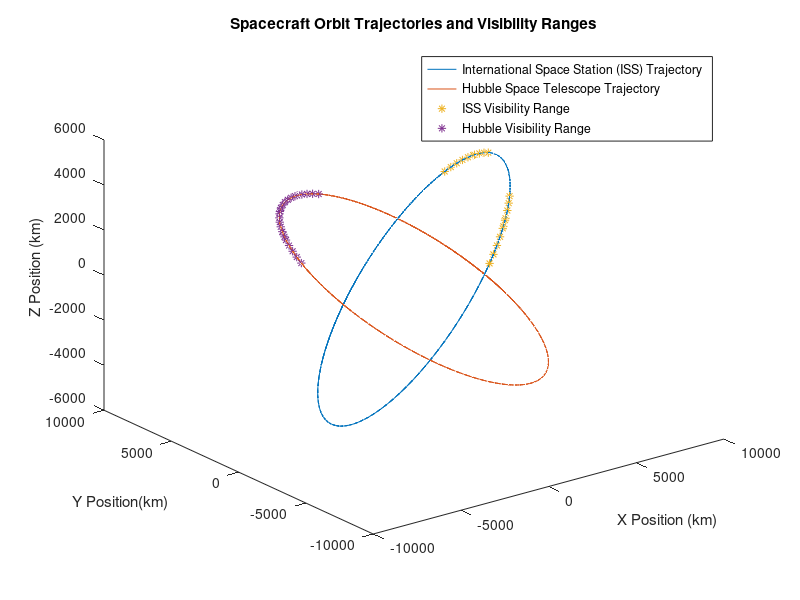

This figure's MATLAB source:
close all; clear all; 

%load files 
sat1pos=load('Sat1Position.csv');
sat2pos=load('Sat2Position.csv');
sat1vis=load('Sat1Visibility.csv');
sat2vis=load('Sat2Visibility.csv');

%create x y and z coordinate vectors
sat1posx=sat1pos(:,1);
sat1posy=sat1pos(:,2);
sat1posz=sat1pos(:,3);

sat2posx=sat2pos(:,1);
sat2posy=sat2pos(:,2);
sat2posz=sat2pos(:,3);

%create logical vectors
logVec1=sat1vis==1;
logVec2=sat2vis==1;

%use logical vector to index
sat1visx=sat1posx(logVec1);
sat1visy=sat1posy(logVec1);
sat1visz=sat1posz(logVec1);

sat2visx=sat2posx(logVec2);
sat2visy=sat2posy(logVec2);
sat2visz=sat2posz(logVec2);

%plot
plot3(sat1posx,sat1posy,sat1posz,sat2posx,sat2posy,sat2posz, sat1visx,sat1visy,sat1visz,'*',sat2visx,sat2visy,sat2visz,'*');

%graph specificiations 
xlabel('X Position (km)');
ylabel('Y Position(km)');
zlabel('Z Position (km)');
legend('International Space Station (ISS) Trajectory','Hubble Space Telescope Trajectory', 'ISS Visibility Range','Hubble Visibility Range');
title('Spacecraft Orbit Trajectories and Visibility Ranges');
